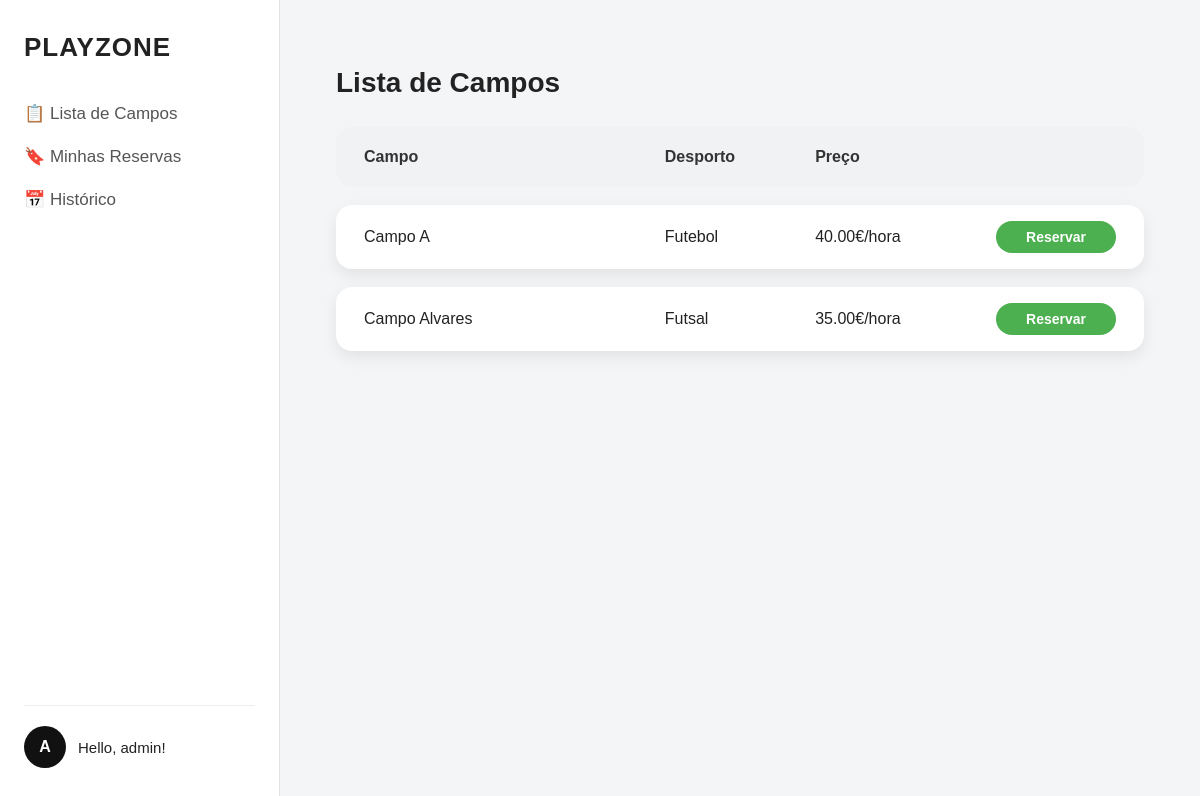
Screenshot of /campos/ (signed in) with the database file from the repository.
### campos/models.py (models this page shows, shortened)
class Campo(models.Model):
    nome = models.CharField(max_length=100)
    desporto = models.CharField(max_length=50)
    preco = models.DecimalField(max_digits=6, decimal_places=2)

### campos/views.py (the view)
# urls.py: path("", CampoListView.as_view(), name="list"),
class CampoListView(ListView):
    model = Campo
    template_name = "campos/lista_campos.html"
    context_object_name = "campos"

### campos/templates/campos/lista_campos.html (shortened to what this page needs)
{% extends "base.html" %}
{% block content %}
<div class="content">
    <h1>Lista de Campos</h1>
    <div class="card-header">
        <span>Campo</span>
        <span>Desporto</span>
        <span>Preço</span>
    </div>
    {% for campo in campos %}
    <div class="card">
        <span>{{ campo.nome }}</span>
        <span>{{ campo.desporto }}</span>
        <span>{{ campo.preco }}€/hora</span>
        <a href="{% url 'campos:reservar' campo.id %}" class="btn btn-green">
            Reservar
        </a>
    </div>
    {% endfor %}
</div>
{% endblock %}

### templates/partials/sidebar_user.html
    <aside class="sidebar">
        <div>
            <h2>PLAYZONE</h2>
            <nav>
                <ul>
                    <li>
                        <a href="{% url 'campos:list' %}">📋 Lista de Campos</a>
                    </li>
                    <li>
                        <a href="{% url 'reservas:minhas' %}">🔖 Minhas Reservas</a>
                    </li>
                    <li>📅 Histórico</li>
                </ul>
            </nav>
        </div>
        {% if request.user.is_authenticated %}
            <a href="{% url 'userauth:profile' %}" class="user-area user-link">
                <div class="user-circle">
                    {{ request.user.username|first|upper }}
                </div>
                <span>Hello, {{ request.user.username }}!</span>
            </a>
        {% else %}
            <a href="{% url 'userauth:login' %}" class="user-area user-link">
                <div class="user-circle">U</div>
                <span>Hello, User!</span>
            </a>
        {% endif %}
    </aside>

### static/css/main.css (style rules this page uses)
* { box-sizing: border-box; font-family: Arial, sans-serif; }
body { margin: 0; background: #f4f5f7; color: #222; }
.sidebar { width: 280px; background: #ffffff; border-right: 1px solid #e3e3e3; padding: 32px 24px; display: flex; flex-direction: column; justify-content: space-between; }
.sidebar h2 { margin: 0 0 40px 0; font-size: 26px; font-weight: 700; letter-spacing: 1px; }
.sidebar nav ul { list-style: none; padding: 0; margin: 0; }
.sidebar nav li { display: flex; align-items: center; gap: 10px; margin-bottom: 22px; font-size: 17px; color: #555; cursor: pointer; }
.sidebar nav li a { text-decoration: none; color: inherit; display: flex; align-items: center; gap: 10px; width: 100%; }
.user-area { display: flex; align-items: center; gap: 12px; padding-top: 20px; border-top: 1px solid #eee; }
.user-circle { width: 42px; height: 42px; border-radius: 50%; background: #111; color: #fff; display: flex; align-items: center; justify-content: center; font-size: 16px; font-weight: 600; }
.user-area span, .user-area a { font-size: 15px; font-weight: 500; color: #222; text-decoration: none; }
.user-link { text-decoration: none; color: inherit; display: flex; align-items: center; gap: 12px; }
.content { flex: 1; padding: 48px 56px; }
.content h1 { margin-bottom: 28px; font-size: 28px; }
.card-header { display: grid; grid-template-columns: 2fr 1fr 1fr 1fr; align-items: center; padding: 16px 28px; min-height: 60px; font-weight: 600; background: #f1f2f4; border-radius: 16px; margin-bottom: 18px; color: #333; }
.card { display: grid; grid-template-columns: 2fr 1fr 1fr 1fr; align-items: center; padding: 16px 28px; min-height: 60px; background: #ffffff; border-radius: 16px; box-shadow: 0 6px 16px rgba(0,0,0,0.08); margin-bottom: 18px; }
.btn { display: inline-flex; align-items: center; justify-content: center; padding: 8px 20px; font-size: 14px; font-weight: 600; border-radius: 999px; cursor: pointer; text-decoration: none; justify-self: end; }
.btn-green { background: #4CAF50; color: #ffffff; width: 120px; }
.btn { display: inline-flex; align-items: center; justify-content: center; padding: 8px 20px; font-size: 14px; font-weight: 600; border-radius: 999px; border: none; cursor: pointer; text-decoration: none; }

### rows the page displays
Campo: nome "Campo A", desporto "Futebol", preco "40.00"
Campo: nome "Campo Alvares", desporto "Futsal", preco "35.00"

### other values shown
{{ request.user.username|first|upper }} "A"
{{ request.user.username }} "admin"
